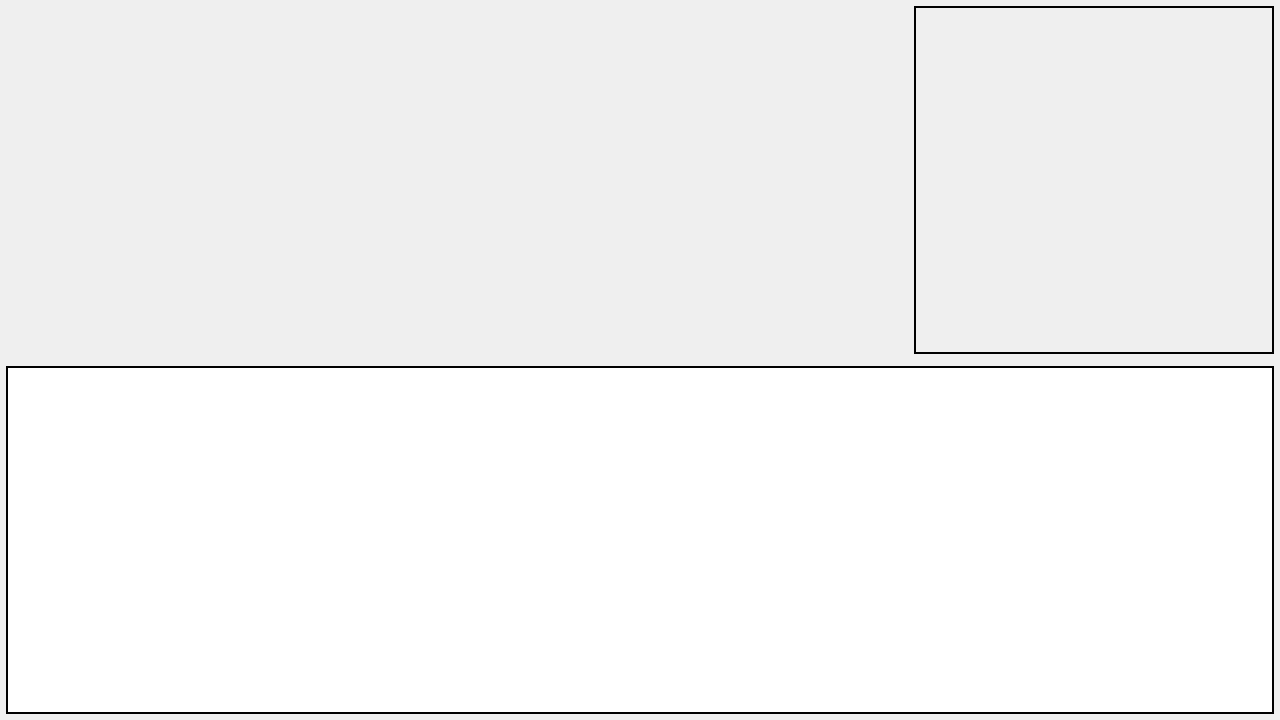
<?xml version="1.0" encoding="UTF-8"?>
<ui version="4.0">
 <class>MiniSuperMarketManagement</class>
 <widget class="QWidget" name="MiniSuperMarketManagement">
  <property name="geometry">
   <rect>
    <x>0</x>
    <y>0</y>
    <width>1280</width>
    <height>720</height>
   </rect>
  </property>
  <property name="windowTitle">
   <string>Manger Console</string>
  </property>
  <widget class="QTableWidget" name="tableWidget">
   <property name="geometry">
    <rect>
     <x>6</x>
     <y>366</y>
     <width>1268</width>
     <height>348</height>
    </rect>
   </property>
   <property name="frameShape">
    <enum>QFrame::Box</enum>
   </property>
   <property name="frameShadow">
    <enum>QFrame::Plain</enum>
   </property>
   <property name="lineWidth">
    <number>2</number>
   </property>
  </widget>
  <widget class="QFrame" name="frame">
   <property name="geometry">
    <rect>
     <x>914</x>
     <y>6</y>
     <width>360</width>
     <height>348</height>
    </rect>
   </property>
   <property name="frameShape">
    <enum>QFrame::Box</enum>
   </property>
   <property name="frameShadow">
    <enum>QFrame::Plain</enum>
   </property>
   <property name="lineWidth">
    <number>2</number>
   </property>
  </widget>
 </widget>
 <resources/>
 <connections/>
</ui>
